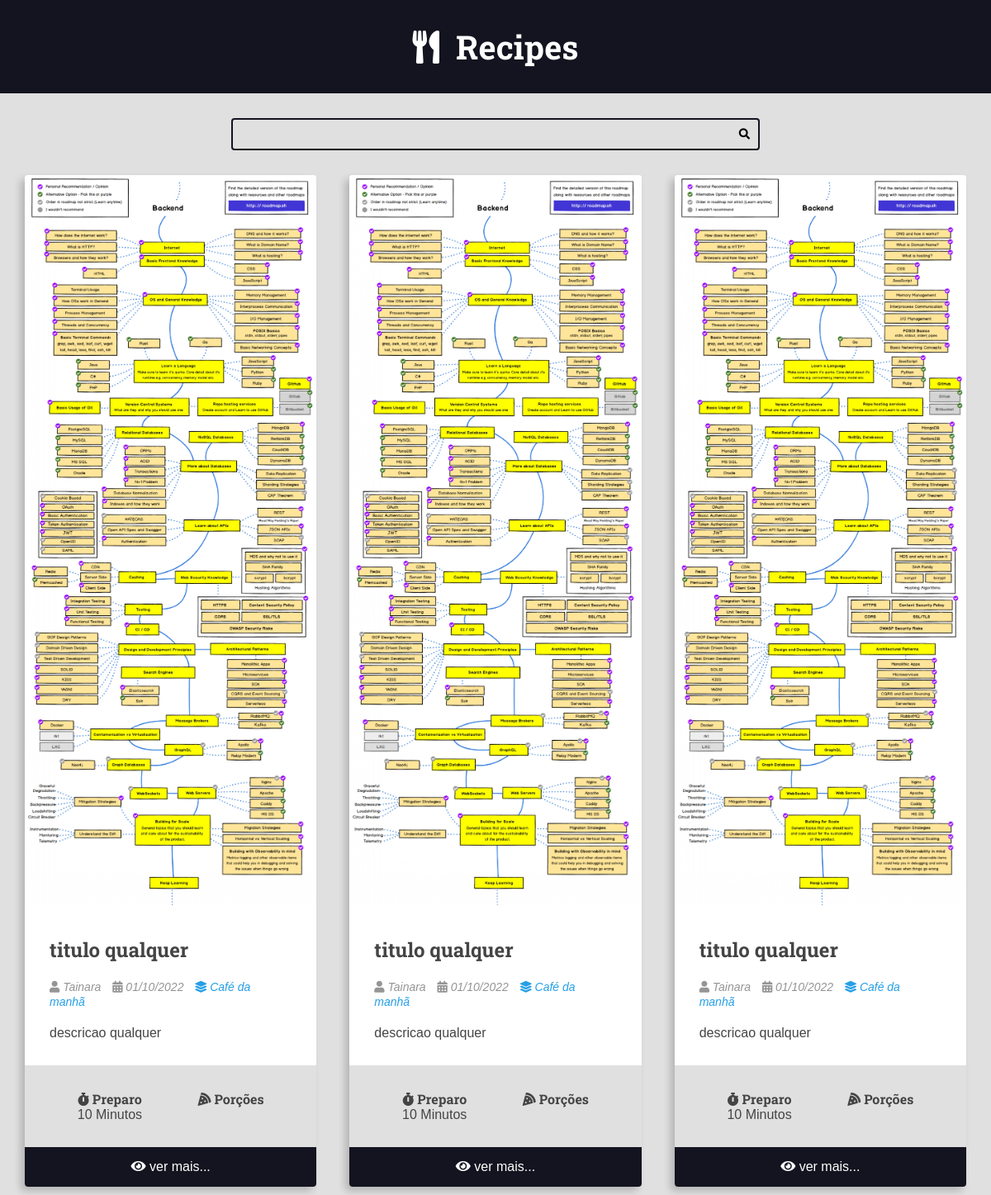
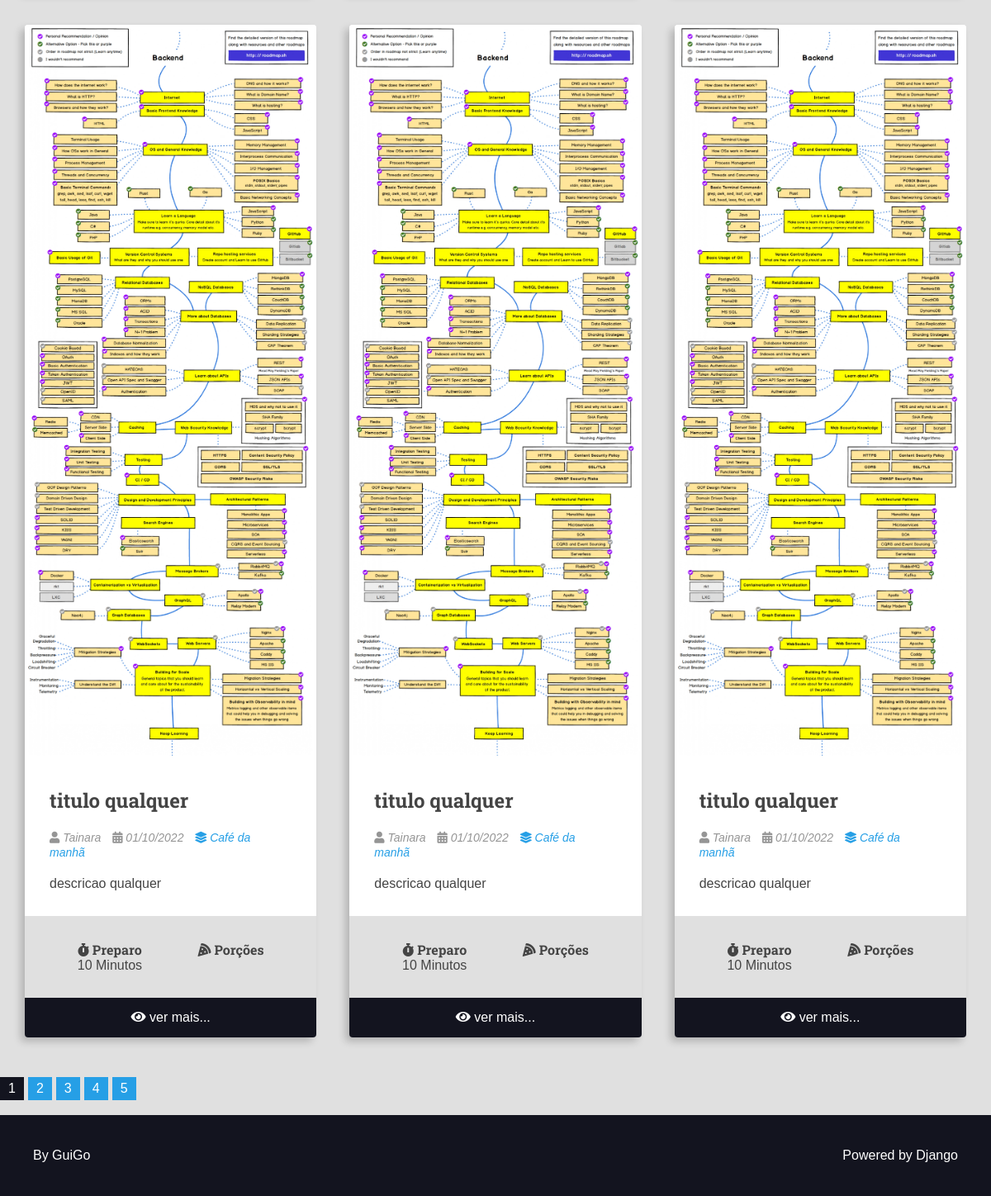
Page /recipes/search on the committed database (2 pictures, top to bottom).
### recipes/models.py (models this page shows, shortened)
class Recipe(models.Model):
    title = models.CharField(max_length=65)
    description = models.CharField(max_length=165)
    slug =  models.SlugField(unique=True)
    preparation_time = models.IntegerField()
    preparation_time_unit = models.CharField(max_length=65)
    servings_time = models.IntegerField()
    servings_time_unit = models.CharField(max_length=65)
    preparation_steps = models.TextField()
    preparation_steps_is_html = models.BooleanField(default=False)
    created_at = models.DateTimeField(auto_now_add=True)
    updated_at = models.DateTimeField(auto_now=True)
    is_published = models.BooleanField(default=False)
    cover = models.ImageField(upload_to='recipes/cover/%Y/%m/%d/')
    category = models.ForeignKey(
        Category, on_delete=models.SET_NULL, null=True, blank=True,
        default=None
    )
    author = models.ForeignKey(
        User, on_delete=models.SET_NULL, null=True
    )

class Category(models.Model):
    name = models.CharField(max_length=65)

### recipes/views.py (the view)
# urls.py: path('recipes/search', recipeViews.search, name='recipes-search'),
    def search(self, request: HttpRequest) -> HttpResponse:
        query_param = request.GET.get('q', "").strip()
        number_page = request.GET.get('page')
        recipes = Recipe.objects.filter(
            Q(
                Q(title__icontains=query_param) |
                Q(description__icontains=query_param)
            ),
            is_published=True
            ).order_by('-id')
        paginator = Paginator(recipes, self.PER_PAGES)
        page_obj = paginator.get_page(number_page)
        pagination = make_pagination(5, paginator.num_pages, page_obj.number)
        return render(request, 'recipes/pages/search.html', context={
            'filtered_recipes': page_obj,
            'pagination':pagination,
            'page_title': query_param.capitalize(),
            'search_form': query_param,
            'is_search': True,
        })

### utils/pagination.py (called while the page is built, shortened)
def make_pagination(qtd_page_busca:int, total_page:int, current_page:int):
    middle = qtd_page_busca // 2 + 1
    if current_page <= middle:
        return {
            'range': [i for i in range(1, qtd_page_busca + 1)],
            'first_page': 1,
            'last_page': total_page,
            'first_out_range': False,
            'last_out_range': True,
            'current': current_page
        }

### recipes/templates/recipes/pages/search.html (shortened to what this page needs)
{% extends 'global/base.html' %}
{% block content %}
    <div class="main-content main-content-list container">
        {% for recipe in filtered_recipes %}
            {% include 'recipes/partials/recipe.html' %}
        {%empty%}
        <h1>No recipes found here!</h1>
        {% endfor %}
    </div>
{% endblock content %}

### recipes/templates/recipes/partials/recipe.html (shortened to what this page needs)
<div class="recipe recipe-list-item">
    <div class="recipe-cover">
        <a href="{% url 'recipes-recipe' recipe.id %}">
            <img src="{{ recipe.cover.url }}" alt="temporario">
        </a>
    </div>
    <div class="recipe-title-container">
        <h2 class="recipe-title">{{ recipe.title }}</h2>
    </div>
    <div class="recipe-author">
        <span class="recipe-author-item">
            <i class="fas fa-user"></i>
            {% if recipe.author is not None %}
                {% if recipe.author.first_name %}
                    {{ recipe.author.first_name }}
                {% else %}
                    {{ recipe.author.username }}
                {% endif %}
            {% else %}
                Desconhecido
            {% endif %}
        </span>
        <span class="recipe-author-item">
            <i class="fas fa-calendar-alt"></i>
            {{ recipe.created_at |date:"d/m/Y" }}
        </span>
        {% if recipe.category is not None %}
            <span class="recipe-author-item">
                <a href="{% url 'recipes-category' recipe.category.id %}">
                    <i class="fas fa-layer-group"></i>
                    <span>{{ recipe.category.name }}</span>
                </a>
            </span>
        {% endif %}
    </div>
    <div class="recipe-content">
        <p>{{ recipe.description}}</p>
    </div>
    <div class="recipe-meta-container">
        <div class="recipe-meta recipe-preparation">
            <h3 class="recipe-meta-title"><i class="fas fa-stopwatch"></i> Preparo</h3>
            <div class="recipe-meta-text">
                {{ recipe.preparation_time }} {{ recipe.preparation_time_unit }}
            </div>
        </div>
        <div class="recipe-meta recipe-servings">
            <h3 class="recipe-meta-title"><i class="fas fa-pizza-slice"></i> Porções</h3>
        </div>
    </div>
    {% if not isDetailPage %}
    <footer class="recipe-footer">
        <a class="recipe-read-more button button-dark button-full-width" href="{% url 'recipes-recipe' recipe.id %} ">
            <i class="fas fa-eye"></i>
            <span>ver mais...</span>
        </a>
    </footer>
    {% endif %}
</div>

### recipes/static/recipes/css/style-copy.css (style rules this page uses)
:root { --color-primary: #269fe6; --color-primary-hover: #2086c2; --color-primary-dark: #13141f; --color-primary-dark-hover: #212336; --color-primary-light: #d4ecfa; --color-primary-light-hover: #bdd8e7; --color-white: #fff; --color-black: #000; --color-dark-text: #444; --color-info-light: #cce5ff; --color-debug-light: #cce5ff; --color-success-light: #d4edda; --color-alert-light: #fff3cd; --color-warning-light: #fff3cd; --color-error-light: #f8d7da; --color-info-dark: #4d86c4; --color-debug-dark: #4d86c4; --color-success-dark: #4a9c5d; --color-alert-dark: #927f40; --color-warning-dark: #927f40; --color-error-dark: #da525d; --color-gray-0: #f9f9f9; --color-gray-1: #e0e0e0; --color-gray-2: #c7c7c7; --color-gray-3: #aeaeae; --color-gray-4: #959595; --color-gray-5: #7d7d7d; --color-gray-6: #646464; --color-gray-7: #4b4b4b; --color-gray-8: #323232; --color-gray-9: #191919; --font-primary: sans-serif; --font-headings: 'Roboto Slab', serif; --spacing-gutter-medium: 3rem; --spacing-gutter-large: 4rem; }
* { padding: 0; margin: 0; box-sizing: border-box; }
html { font-size: 62.5%; }
body { font-size: 1.6rem; font-family: var(--font-primary); background: var(--color-gray-1); color: var(--color-dark-text); }
h1, h2, h3, h4, h5, h6 { font-family: var(--font-headings); }
img { max-width: 100%; }
a { color: var(--color-primary); text-decoration: none; }
.container { max-width: 144rem; margin: 0 auto; padding: var(--spacing-gutter-medium); }
.main-content { padding-top: 0; }
.main-content-list { display: grid; grid-template-columns: repeat(auto-fit, minmax(340px, 1fr)); gap: var(--spacing-gutter-large); }
.recipe { background: var(--color-white); box-shadow: -5px 5px 10px rgba(0, 0, 0, 0.2); transform: scale(1); transition: all 300ms ease-in-out; border-radius: 0.4rem; overflow: hidden; }
.recipe img { max-width: 100%; }
.recipe-list-item { max-width: 64rem; height: fit-content; }
.recipe-title-container { padding: var(--spacing-gutter-medium); padding-bottom: 2rem; }
.recipe-author { padding: 0 var(--spacing-gutter-medium); }
.recipe-content { padding: var(--spacing-gutter-medium); padding-top: 2rem; }
.recipe-author-item { color: var(--color-gray-4); margin-right: 1rem; font-style: italic; font-size: 1.4rem; }
.recipe-author a { color: var(--color-primary); transition: all 300ms ease-in-out; text-decoration: none; }
.recipe-meta-container { display: flex; flex-flow: row wrap; padding: var(--spacing-gutter-medium); background: var(--color-gray-1); }
.recipe-meta { display: flex; flex-flow: column nowrap; flex-shrink: 1; flex-grow: 1; text-align: center; }
.recipe-meta-title { font-size: 1.6rem; }
.recipe-footer a { background: var(--color-primary-dark); display: block; color: var(--color-white); text-decoration: none; text-align: center; padding: 1.5rem var(--spacing-gutter-medium); transition: all 300ms ease-in-out; }

### rows in the picture
Recipe: cover (picture), title "titulo qualquer", author.first_name "Tainara", created_at "01/10/2022", category.name "Café da manhã", description "descricao qualquer", preparation_time "10", preparation_time_unit "Minutos"
Recipe: cover (picture), title "titulo qualquer", author.first_name "Tainara", created_at "01/10/2022", category.name "Café da manhã", description "descricao qualquer", preparation_time "10", preparation_time_unit "Minutos"
Recipe: cover (picture), title "titulo qualquer", author.first_name "Tainara", created_at "01/10/2022", category.name "Café da manhã", description "descricao qualquer", preparation_time "10", preparation_time_unit "Minutos"
Recipe: cover (picture), title "titulo qualquer", author.first_name "Tainara", created_at "01/10/2022", category.name "Café da manhã", description "descricao qualquer", preparation_time "10", preparation_time_unit "Minutos"
Recipe: cover (picture), title "titulo qualquer", author.first_name "Tainara", created_at "01/10/2022", category.name "Café da manhã", description "descricao qualquer", preparation_time "10", preparation_time_unit "Minutos"
Recipe: cover (picture), title "titulo qualquer", author.first_name "Tainara", created_at "01/10/2022", category.name "Café da manhã", description "descricao qualquer", preparation_time "10", preparation_time_unit "Minutos"

### other values in the picture
{{ page }} "1"
{{ page }} "2" "3" "4" "5"
